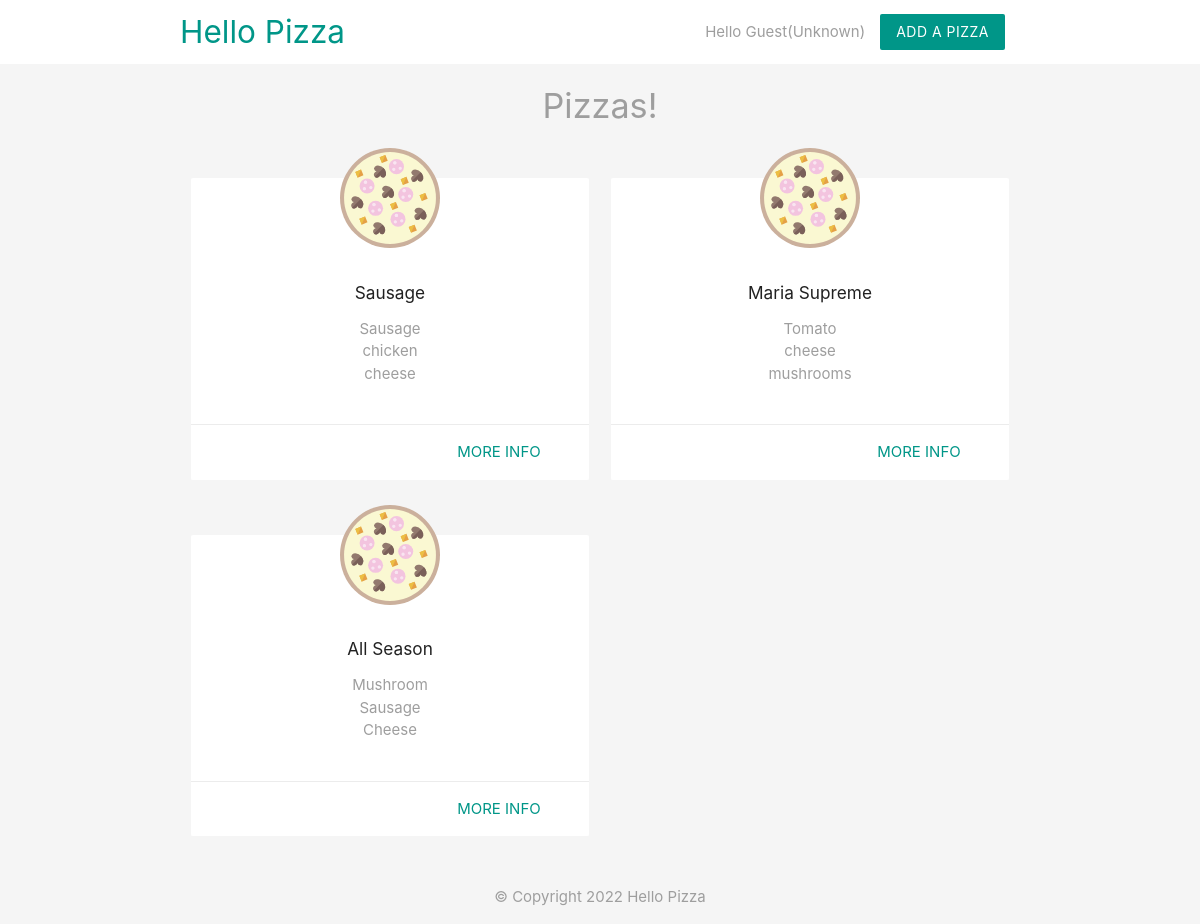
The page / on the database its author committed.
### tables this page shows
CREATE TABLE `pizzas` (
  `id` int(11) NOT NULL,
  `title` varchar(255) NOT NULL,
  `ingredients` varchar(255) NOT NULL,
  `email` varchar(255) NOT NULL,
  `created_at` timestamp NOT NULL DEFAULT current_timestamp() ON UPDATE current_timestamp()
);

### index.php (the view, shortened to what this page needs)
<?php
include('config/db_connect.php');
$sql = 'SELECT title, ingredients, id FROM pizzas ORDER BY created_at';
$result = mysqli_query($conn, $sql);
$pizzas = mysqli_fetch_all($result, MYSQLI_ASSOC);
?>
<!DOCTYPE html>
<html>
	<?php include('templates/header.php'); ?>
	<h4 class="center grey-text">Pizzas!</h4>
	<div class="container">
		<div class="row">
			<?php foreach($pizzas as $pizza): ?>
				<div class="col s6 md3">
					<div class="card z-depth-0">
						<img src="img/pizza.svg" class="pizza">
						<div class="card-content center">
							<h6><?php echo htmlspecialchars($pizza['title']); ?></h6>
							<ul class="grey-text">
								<?php foreach(explode(',', $pizza['ingredients']) as $ing): ?>
									<li><?php echo htmlspecialchars($ing); ?></li>
								<?php endforeach; ?>
							</ul>
						</div>
						<div class="card-action right-align">
							<a class="teal-text" href="details.php?id=<?php echo $pizza['id'] ?>">more info</a>
						</div>
					</div>
				</div>
			<?php endforeach; ?>
		</div>
	</div>
	<?php include('templates/footer.php'); ?>
</html>

### templates/header.php (shortened to what this page needs)
<?php
  $name = $_SESSION['name'] ?? 'Guest';
  $gender = $_COOKIE['gender'] ?? 'Unknown';
?>
<head>
  <link rel="stylesheet" href="https://cdnjs.cloudflare.com/ajax/libs/materialize/1.0.0/css/materialize.min.css">
</head>
<body class="grey lighten-4">
	<nav class="white z-depth-0">
    <div class="container">
      <a href="index.php" class="brand-logo teal-text">Hello Pizza</a>
      <ul id="nav-mobile" class="right hide-on-small-and-down">
        <li class="grey-text">Hello <?php echo htmlspecialchars($name); ?></li>
        <li class="grey-text"> (<?php echo htmlspecialchars($gender); ?>)</li>
        <li><a href="add.php" class="btn teal z-depth-0">Add a Pizza</a></li>
      </ul>
    </div>
  </nav>

### templates/footer.php
	<footer class="section">
		<div class="center grey-text">&copy; Copyright 2022 Hello Pizza</div>
	</footer>
</body>

### templates/header.php (style rules this page uses)
.pizza { width: 100px; margin: 40px auto -30px; display: block; position: relative; top: -30px; }

### rows shown on the page
pizzas: title "Sausage", ingredients "Sausage", ingredients "chicken", ingredients "cheese"
pizzas: title "Maria Supreme", ingredients "Tomato", ingredients "cheese", ingredients "mushrooms"
pizzas: title "All Season", ingredients "Mushroom", ingredients "Sausage", ingredients "Cheese"

### other values the page prints
$name "Guest"
$gender "Unknown"
